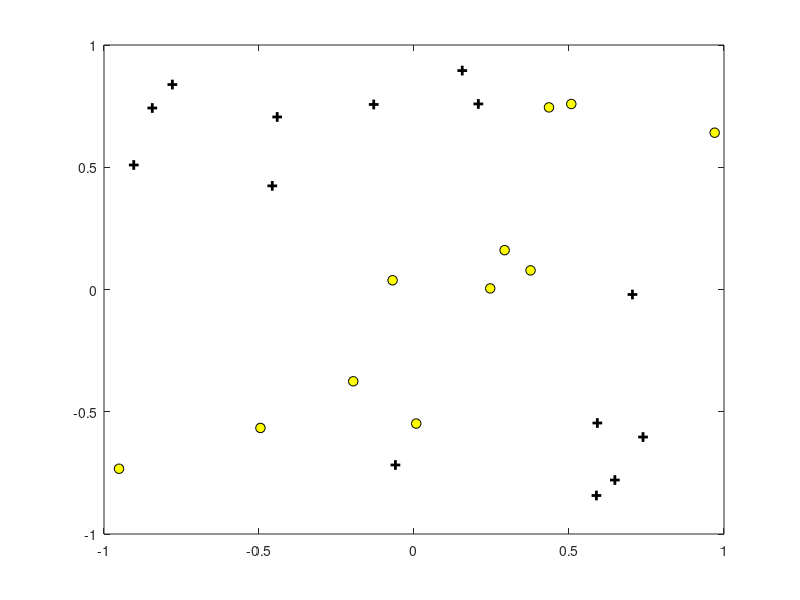
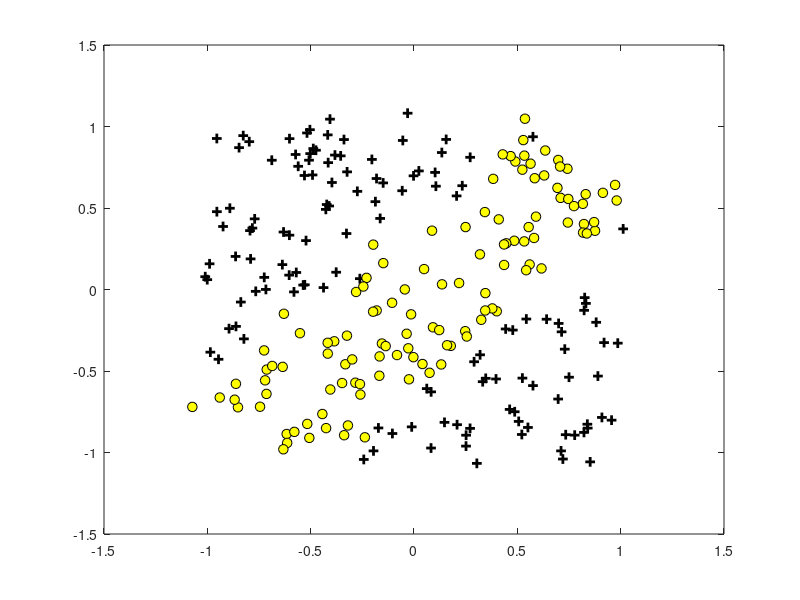

Source code (MATLAB) for these figures, in order:
train=load('hw4_nnet_train.dat');
test=load('hw4_nnet_test.dat');

yTrain=train(:,3);
pos=find(yTrain==1); 
neg=find(yTrain==-1);

figure;
plot(train(pos,1),train(pos,2),'k+','LineWidth',2,'MarkerSize', 7);
hold on;
plot(train(neg,1),train(neg,2),'ko','MarkerFaceColor','y','MarkerSize', 7);
hold off;

% test
yTest=test(:,3);
pos=find(yTest==1); 
neg=find(yTest==-1);
figure;
plot(test(pos,1),test(pos,2),'k+','LineWidth',2,'MarkerSize', 7);
hold on;
plot(test(neg,1),test(neg,2),'ko','MarkerFaceColor','y','MarkerSize', 7);
hold off;